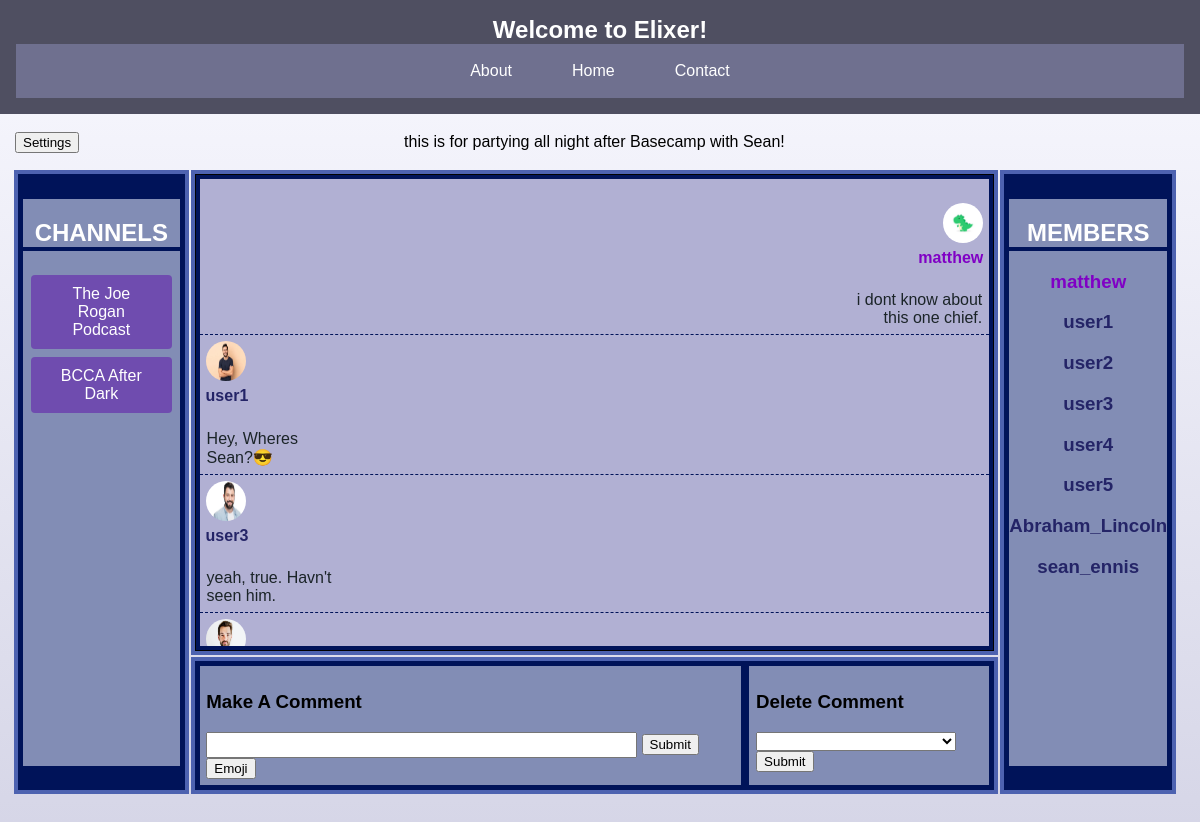
Screenshot of /channels/BCCA After Dark/ (signed in) with the database file from the repository.
### app/models.py (models this page shows, shortened)
class Channel(models.Model):
    name = models.CharField(max_length=50, unique=True)
    description = models.CharField(max_length=200)
    creator = models.ForeignKey(CustomUser, on_delete=models.CASCADE)
    chat_members = models.ManyToManyField(
        CustomUser, related_name="channels", through="Membership"
    )
    MODE = (("Enabled", "Enabled"), ("Disabled", "Disabled"))
    safe_mode = models.CharField(
        max_length=10,
        choices=MODE,
    )

class Comment(models.Model):
    owner = models.ForeignKey(CustomUser, on_delete=models.CASCADE)
    channel = models.ForeignKey(Channel, on_delete=models.CASCADE)
    message = models.CharField(max_length=300)

class CustomUser(AbstractUser):
    email = models.EmailField(unique=True)
    profile_picture = models.ImageField(
        upload_to="profile_pictures/",
        null=True,
        blank=True,
    )
    groups = models.ManyToManyField(
        Group,
        verbose_name=("groups"),
        blank=True,
        related_name="customuser_set",
        related_query_name="user",
    )
    user_permissions = models.ManyToManyField(
        Permission,
        verbose_name=("user permissions"),
        blank=True,
        related_name="customuser_set",
        related_query_name="user",
    )

### app/views.py (the view, shortened to what this page needs)
# urls.py: path("channels/<str:channel_name>/", channel_view, name="channels"),
@login_required(login_url=login_view)
def channel_view(request, channel_name):
    try:
        you = CustomUser.objects.get(username=request.user.username)
        you_admin = you.groups.filter(name="Admin").exists
        channel_list = Channel.objects.filter(creator=you)
        involved_channels = Channel.objects.filter(chat_members=you).exclude(
            creator=you
        )
        C_List = set()
        for c1 in channel_list:
            C_List.add(c1)
        for c2 in involved_channels:
            C_List.add(c2)
        channel = Channel.objects.get(name=channel_name)
        channel_comments = Comment.objects.filter(channel=channel)
        you = CustomUser.objects.get(username=request.user.username)
        your_comments = Comment.objects.filter(owner=you, channel=channel)
        people_in_channel = channel.chat_members.exclude(id=channel.creator.id)
        context = {
            "channel": channel,
            "members": people_in_channel,
            "owner": channel.creator.username,
            "comments": channel_comments,
            "your_comments": your_comments,
            "all_in": C_List,
            "if_admin": you_admin,
        }
    except:
        return redirect(dashboard)
    return render(request, "channel.html", context)

### app/templates/channel.html (shortened to what this page needs)
{% extends "base.html" %}
{% load static %}
{% block content %}
<table class="ChannelTable">
  <tr class="GETSMALL">
    <td>
      {% if request.user.username == owner or if_admin %}
      <a href="{% url 'settings' channel.name %}"><button>Settings</button></a>
      {% endif %}
    </td>
    <td class="Talign">
      <p>{{ channel.description }}</p>
    </td>
    <td></td>
  </tr>
  <tr>
    <td class="ChannelTD" rowspan="3" >
      <div class="List">
        <h2 class="ListName">CHANNELS</h2>
      {% for a in all_in%}
          <a href="{% url 'channels' a.name %}"><button class="ChannelButton BoxBut">{{ a.name }}</button></a>
      {% endfor %}
      </div>
    </td>
<td class="messageTD">
  <div class="TestingMessages">
<br />
{% for comment in comments %}
{% if comment.owner.username == request.user.username %}
<div class="yourComment">
<table class=" CommentTable">
  <tr>
    <td class="NoPad">
      {% if comment.owner.profile_picture %}
      <img src="{{ comment.owner.profile_picture.url }}" width="40" height="40" class="testingpic"/>
      {% else %}
      <img src="{% static "images/dinosaur_profile_default.jpg" %}" width="40" height="40" class="testingpic">
      {% endif %}
    </td>
  </tr>
  <tr>
    <td class="NoPad">
      {% if comment.owner.username == owner %}
      <h4 class="OwnerL NoPad">{{ comment.owner.username }}<h4>
      {% else %}
      <h4 class="MemberL NoPad">{{ comment.owner.username }}<h4>
      {% endif %}
    </td>
  </tr>
  <tr>
    <td class="TestingTD ">
      <p class="NoPad">{{ comment.message }}</p>
    </td>
  </tr>
</table>
</div>
{% else %}
<div class="comment">
<table class=" CommentTable">
  <tr>
    <td class="NoPad2">
      {% if comment.owner.profile_picture %}
      <img src="{{ comment.owner.profile_picture.url }}" width="40" height="40" class="testingpic"/>
      {% else %}
      <img src="{% static "images/dinosaur_profile_default.jpg" %}" width="40" height="40" class="testingpic">
      {% endif %}
    </td>
  </tr>
  <tr>
    <td class="NoPad2">
      {% if comment.owner.username == owner %}
      <h4 class="OwnerL NoPad2">{{ comment.owner.username }}<h4>
      {% else %}
      <h4 class="MemberL NoPad2">{{ comment.owner.username }}<h4>
      {% endif %}
    </td>
  </tr>
  <tr>
    <td class="TestingTD ">
      <p class="NoPad2">{{ comment.message }}</p>
    </td>
  </tr>
</table>
</div>
{% endif %}
{% endfor %}
<br>
</div>
    </td>
    <td class="MemberTD" rowspan="3">
      <div class="List">
        <h2 class="ListName">MEMBERS</h2>
      <h3 class="OwnerL">{{ owner }}</h3>
      {% for member in members %}
      <h3 class="MemberL">{{ member.username }}</h3>
      {% endfor %}
      </div>
    </td>
  </tr>
  <tr>
  <td class="CreateComment">
    <div class="CommentDiv1 Pad">
    <h3>Make A Comment</h3>
      <form method="POST">
        <input type="text" required name="comment_text" max_length="300" class="CommentBar" />
        <input type="submit"/>
      </form>
      <button id="emojiButton">Emoji</button>
    </div>
    <div class="Pad CommentDiv2">
      <h3>Delete Comment</h3>
      <form method="POST">
        <select name="comment_remove">
          <option></option>
          {% if if_admin %}
          {% for comment in comments %}
          <option value="{{comment.id}}">{{comment.owner.username}}: {{ comment.message }}</option>
          {% endfor %}
          {% else %}
          {% for your_comment in your_comments %}
          <option value="{{your_comment.id}}">{{ your_comment.message }}</option>
          {% endfor %}
          {% endif %}
        </select>
        <input type="submit" />
      </form>
    </div>
    </td>
    <td></td>
    <td></td>
  </tr>
</table>
<br />
<br />
{% endblock content %}

### app/static/styles.css (style rules this page uses)
:root { --darker_blue: #4f4f61; --lighter_blue: #6f708f; --border_exterior: #4d62b0; --border_interior: #001359; }
.BoxBut { width: 90%; }
.ChannelButton { background-color: #6f4caf; color: white; border: none; padding: 10px 20px; text-align: center; text-decoration: none; display: inline-block; font-size: 16px; margin: 4px 2px; cursor: pointer; border-radius: 4px; transition: background-color 0.3s ease; }
.GradBod { font-family: "Arial", sans-serif; background-size: cover; background-image: linear-gradient(to bottom, #f9f9ff, #bbbbd5); margin: 0; padding: 0; height: 100%; box-sizing: border-box; background-repeat: no-repeat; background-attachment: fixed; }
.GETSMALL { height: 5pt; }
.ChannelTable { width: 98%; margin-right: auto; margin-left: auto; }
.ChannelTD { width: 15%; height: 100%; border: solid 3pt var(--border_exterior); background-color: var(--border_interior); }
.testingpic { border-radius: 50%; }
.MemberTD { background-color: var(--border_interior); width: 15%; border: solid 3pt var(--border_exterior); }
.ListName { color: white; border-bottom: solid 3pt var(--border_interior); }
.List { background-color: #828db5; border: solid 3pt var(--border_interior); text-align: center; overflow-y: auto; height: 425pt; }
.OwnerL { color: rgb(128, 0, 197); }
.NoPad { text-align: right; padding: 0; margin: 0; }
.NoPad2 { text-align: left; padding: 0; margin: 0; }
.MemberL { color: rgb(36, 36, 103); }
.TestingMessages { background-color: rgb(177, 176, 211); color: rgb(27, 36, 40); border: solid 3pt rgb(0, 19, 89); height: 350pt; overflow-y: auto; }
.messageTD { vertical-align: top; height: 350pt; border: solid 3pt rgb(77, 98, 176); background-color: black; }
.Pad { padding: 5pt; }
.yourComment { display: flex; justify-content: flex-end; padding: 3pt; border-bottom: var(--border_interior) dashed 1pt; }
.comment { display: flex; justify-content: flex-start; padding: 3pt; border-bottom: var(--border_interior) dashed 1pt; }
.CommentTable { max-width: 100pt; width: 100pt; word-wrap: break-word; }
.TestingTD { max-width: 500pt; word-wrap: break-word; }
.CommentDiv1 { width: 70%; border: solid 3pt var(--border_interior); background-color: #828db5; }
.CommentDiv2 { border: solid 3pt var(--border_interior); width: 30%; background-color: #828db5; }
.CommentBar { width: 80%; height: 15pt; }
.CreateComment { border: solid 3pt var(--border_exterior); display: flex; justify-content: space-evenly; background-color: var(--border_interior); }
.Talign { text-align: center; }
html { height: 100%; }

### rows the page displays
Channel: description "this is for partying all night after Basecamp with Sean!", name "BCCA After Dark"
Channel: name "The Joe Rogan Podcast"
Comment: owner.username "matthew", message "i dont know about this one chief."
Comment: owner.profile_picture (picture), owner.username "user1", message "Hey, Wheres Sean?😎"
Comment: owner.profile_picture (picture), owner.username "user3", message "yeah, true. Havn't seen him."
Comment: owner.profile_picture (picture)
CustomUser: username "matthew"
CustomUser: username "user1"
CustomUser: username "user2"
CustomUser: username "user3"
CustomUser: username "user4"
CustomUser: username "user5"
CustomUser: username "Abraham_Lincoln"
CustomUser: username "sean_ennis"
